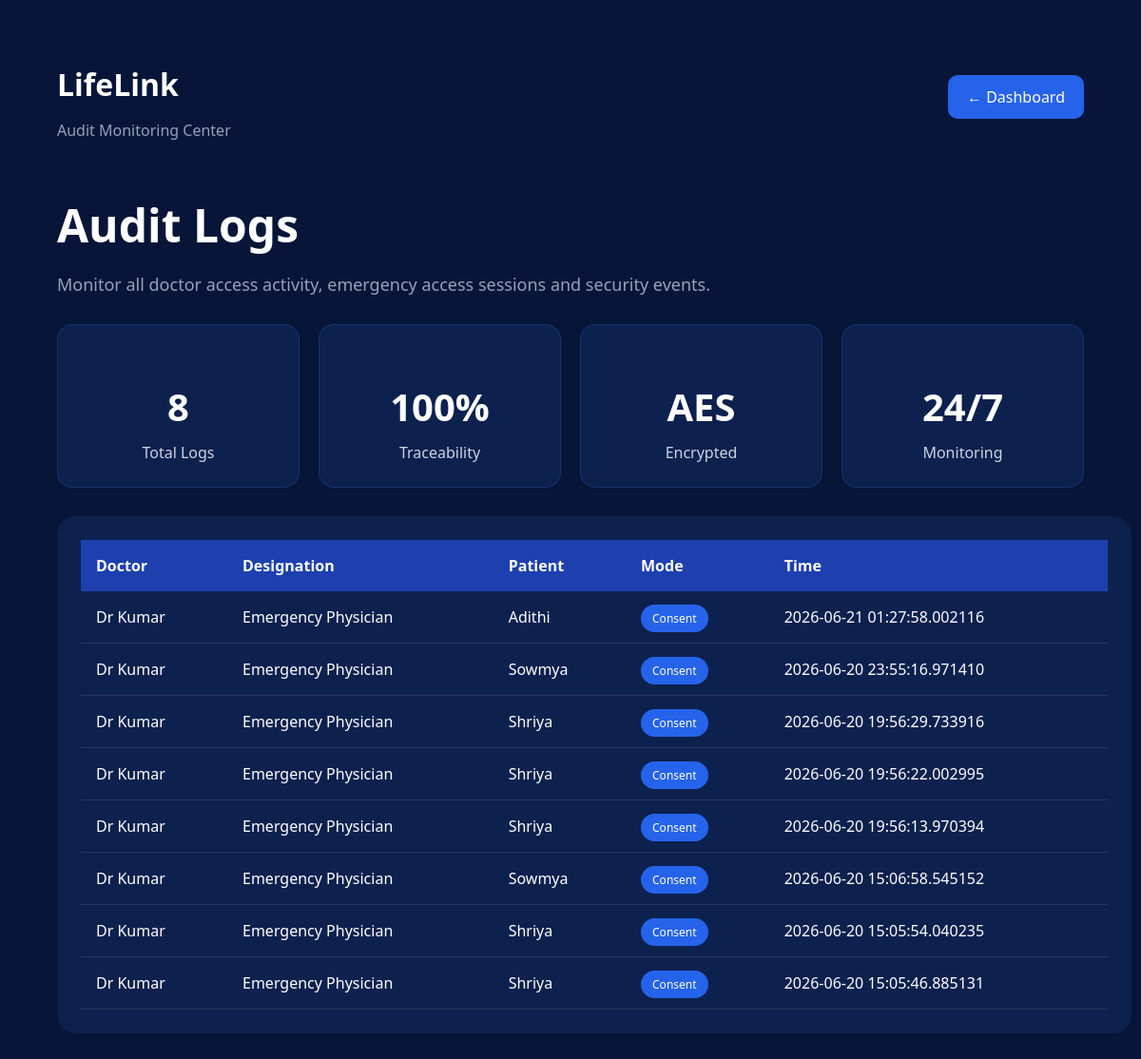
Page /logs on the committed database.
### app.py (models this page shows)
class AuditLog(db.Model):
    id = db.Column(
        db.Integer,
        primary_key=True
    )
    doctor_name = db.Column(
        db.String(100)
    )
    designation = db.Column(
        db.String(100)
    )
    patient_name = db.Column(
        db.String(100)
    )
    access_mode = db.Column(
        db.String(50)
    )
    access_time = db.Column(
        db.String(100)
    )

### app.py (the view)
@app.route("/logs")
def logs():
    logs = AuditLog.query.order_by(
        AuditLog.id.desc()
    ).all()
    return render_template(
        "logs.html",
        logs=logs
    )

### templates/logs.html (shortened to what this page needs)
<!DOCTYPE html>
<html>
<head>
    <link rel="stylesheet"
    href="{{ url_for('static',
    filename='css/doctor.css') }}">
</head>
<body>
<div class="dashboard-page">
    <div class="top-bar">
        <div>
            <h2>LifeLink</h2>
            <p>Audit Monitoring Center</p>
        </div>
        <a href="/doctor-dashboard"
        class="back-btn">
            ← Dashboard
        </a>
    </div>
    <div class="page-title">
        <h1>Audit Logs</h1>
        <p>
            Monitor all doctor access activity,
            emergency access sessions and
            security events.
        </p>
    </div>
    <div class="stats-row">
        <div class="stat-box">
            <h2>{{ logs|length }}</h2>
            <p>Total Logs</p>
        </div>
        <div class="stat-box">
            <h2>100%</h2>
            <p>Traceability</p>
        </div>
        <div class="stat-box">
            <h2>AES</h2>
            <p>Encrypted</p>
        </div>
        <div class="stat-box">
            <h2>24/7</h2>
            <p>Monitoring</p>
        </div>
    </div>
    <div class="table-container">
        <table>
            <thead>
                <tr>
                    <th>Doctor</th>
                    <th>Designation</th>
                    <th>Patient</th>
                    <th>Mode</th>
                    <th>Time</th>
                </tr>
            </thead>
            <tbody>
                {% for log in logs %}
                <tr>
                    <td>{{ log.doctor_name }}</td>
                    <td>{{ log.designation }}</td>
                    <td>{{ log.patient_name }}</td>
                    <td>
                        <span class="mode-badge">
                            {{ log.access_mode }}
                        </span>
                    </td>
                    <td>{{ log.access_time }}</td>
                </tr>
                {% endfor %}
            </tbody>
        </table>
    </div>
</div>
</body>
</html>

### static/css/doctor.css (style rules this page uses)
body { margin:0; padding:0; font-family:'Segoe UI',sans-serif; background:#061538; min-height:100vh; display:flex; justify-content:center; align-items:center; }

### templates/logs.html (style rules this page uses)
.page-title { margin-bottom:30px; }
h2 { color:white; font-size:32px; margin-bottom:5px; }
.dashboard-page { width:90%; max-width:1400px; margin:auto; padding:40px; color:white; }
.page-title h1 { color:white; font-size:48px; margin-bottom:10px; }
.page-title p { color:#94a3b8; font-size:18px; }
.stats-row { display:grid; grid-template-columns:repeat(4,1fr); gap:20px; margin:30px 0; }
.stat-box { background:#0d214f; border-radius:16px; padding:25px; text-align:center; border:1px solid rgba(59,130,246,.2); color:white; }
.stat-box h2 { color:white; font-size:40px; margin-bottom:10px; }
.stat-box p { color:#cbd5e1; margin:0; }
.table-container { width:100%; background:#0d214f; border-radius:20px; padding:25px; overflow-x:auto; }
.top-bar { display:flex; justify-content:space-between; align-items:center; margin-bottom:40px; }
.top-bar h2 { color:white; }
.top-bar p { color:#94a3b8; }
table { width:100%; border-collapse:collapse; color:white; }
th { background:#1e40af; padding:16px; text-align:left; }
td { padding:16px; border-bottom:1px solid rgba(255,255,255,.1); }
.mode-badge { background:#2563eb; color:white; padding:6px 12px; border-radius:20px; font-size:12px; }
.back-btn { text-decoration:none; color:white; background:#2563eb; padding:12px 20px; border-radius:10px; }

### rows in the picture
AuditLog: doctor_name "Dr Kumar", designation "Emergency Physician", patient_name "Adithi", access_mode "Consent", access_time "2026-06-21 01:27:58.002116"
AuditLog: doctor_name "Dr Kumar", designation "Emergency Physician", patient_name "Sowmya", access_mode "Consent", access_time "2026-06-20 23:55:16.971410"
AuditLog: doctor_name "Dr Kumar", designation "Emergency Physician", patient_name "Shriya", access_mode "Consent", access_time "2026-06-20 19:56:29.733916"
AuditLog: doctor_name "Dr Kumar", designation "Emergency Physician", patient_name "Shriya", access_mode "Consent", access_time "2026-06-20 19:56:22.002995"
AuditLog: doctor_name "Dr Kumar", designation "Emergency Physician", patient_name "Shriya", access_mode "Consent", access_time "2026-06-20 19:56:13.970394"
AuditLog: doctor_name "Dr Kumar", designation "Emergency Physician", patient_name "Sowmya", access_mode "Consent", access_time "2026-06-20 15:06:58.545152"
AuditLog: doctor_name "Dr Kumar", designation "Emergency Physician", patient_name "Shriya", access_mode "Consent", access_time "2026-06-20 15:05:54.040235"
AuditLog: doctor_name "Dr Kumar", designation "Emergency Physician", patient_name "Shriya", access_mode "Consent", access_time "2026-06-20 15:05:46.885131"

### other values in the picture
{{ logs|length }} "8"
